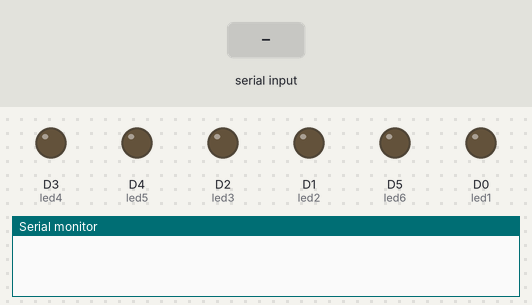
Recording of a sketch running on a simulated ESP8266 (NodeMCU). Shown: output pins drawn as LEDs (lit = HIGH), the last lines printed to the serial monitor. The test bench sets the inputs (shaded band).

Above: at 1.2 s.
1.3 s: "1" received over Serial
At 3.3 s:
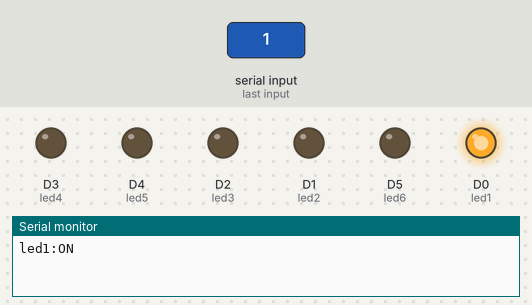
3.8 s: "2" received over Serial
At 5.2 s:
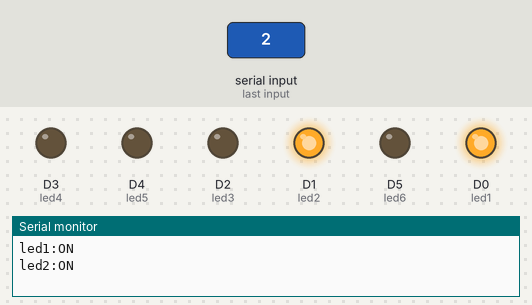
6.3 s: "3" received over Serial
At 8.3 s:
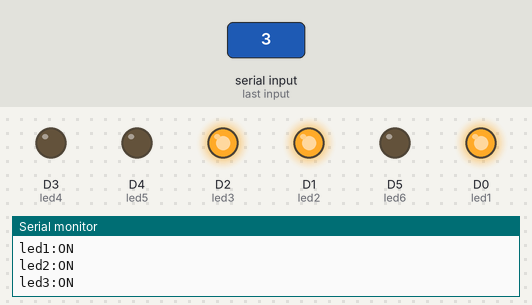
8.8 s: "4" received over Serial
At 10.3 s:
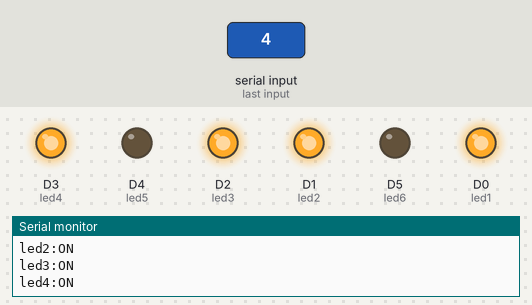
11.3 s: "5" received over Serial
At 13.4 s:
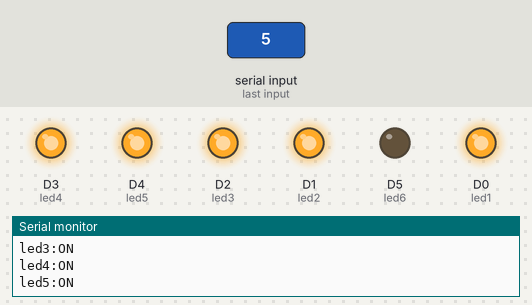
13.8 s: "6" received over Serial
At 15.3 s:
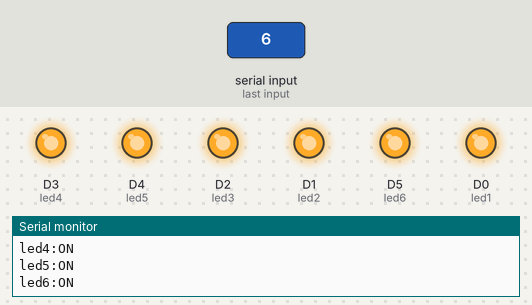
Timing chart, 0 to 16.8 s (numbered marks = the images above; inputs shaded):
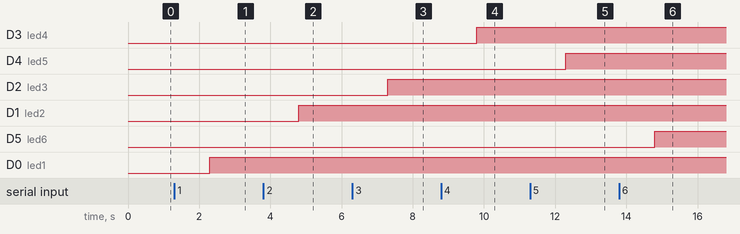

Measured:
- after the input at 1.3 s, D0 (led1): LOW → HIGH after 1.0 s
- after the input at 3.8 s, D1 (led2): LOW → HIGH after 1.0 s
- after the input at 6.3 s, D2 (led3): LOW → HIGH after 1.0 s
- after the input at 8.8 s, D3 (led4): LOW → HIGH after 1.0 s
- after the input at 11.3 s, D4 (led5): LOW → HIGH after 1.0 s
- after the input at 13.8 s, D5 (led6): LOW → HIGH after 1.0 s

The sketch:

NODEledcon.ino
```cpp
#define led1 D0
#define led2 D1
#define led3 D2
#define led4 D3
#define led5 D4
#define led6 D5
int Status = 0;
bool state1 = 0, state2 = 0, state3 = 0, state4 = 0, state5 = 0, state6 = 0;
String c;

void setup() {
  Serial.begin(9600);
  pinMode(led1, OUTPUT);
  pinMode(led2, OUTPUT);
  pinMode(led3, OUTPUT);
  pinMode(led4, OUTPUT);
  pinMode(led5, OUTPUT);
  pinMode(led6, OUTPUT);
}
int led(int a, int b, int c, int d, int e, int f) {
  digitalWrite(led1, a);
  digitalWrite(led2, b);
  digitalWrite(led3, c);
  digitalWrite(led4, d);
  digitalWrite(led5, e);
}


void loop() {
  if (Serial.available() > 0) {
    c = Serial.readString();
    if (c.toInt() < 7 && c.toInt() > -1) {
      if (c == "1") {
        Serial.print("led" + c + ":");
        state1 = !state1;
        if (state1 == 1) {
          Serial.println("ON");
        }
        else {
          Serial.println("OFF");
        }
        digitalWrite(led1, state1);
      }
      else if (c == "2") {
        Serial.print("led" + c + ":");
        state2 = !state2;
        if (state2 == 1) {
          Serial.println("ON");
        }
        else {
          Serial.println("OFF");
        }
        digitalWrite(led2, state2);
      }
      else if (c == "3") {
        Serial.print("led" + c + ":");
        state3 = !state3;
        if (state3 == 1) {
          Serial.println("ON");
        }
        else {
          Serial.println("OFF");
        }
        digitalWrite(led3, state3);
      }
      else if (c == "4") {
        Serial.print("led" + c + ":");
        state4 = !state4;
        if (state4 == 1) {
          Serial.println("ON");
        }
        else {
          Serial.println("OFF");
        }
        digitalWrite(led4, state4);
      }
      else if (c == "5") {
        Serial.print("led" + c + ":");
        state5 = !state5;
        if (state5 == 1) {
          Serial.println("ON");
        }
        else {
          Serial.println("OFF");
        }
        digitalWrite(led5, state5);
      }
      else if (c == "6") {
        Serial.print("led" + c + ":");
        state6 = !state6;
        if (state6 == 1) {
          Serial.println("ON");
        }
        else {
          Serial.println("OFF");
        }
        digitalWrite(led6, state6);
      }
      else {
        Serial.println("ERROR");
      }
    }
    else {
      Serial.println("ERROR");}
    }
  }
```
